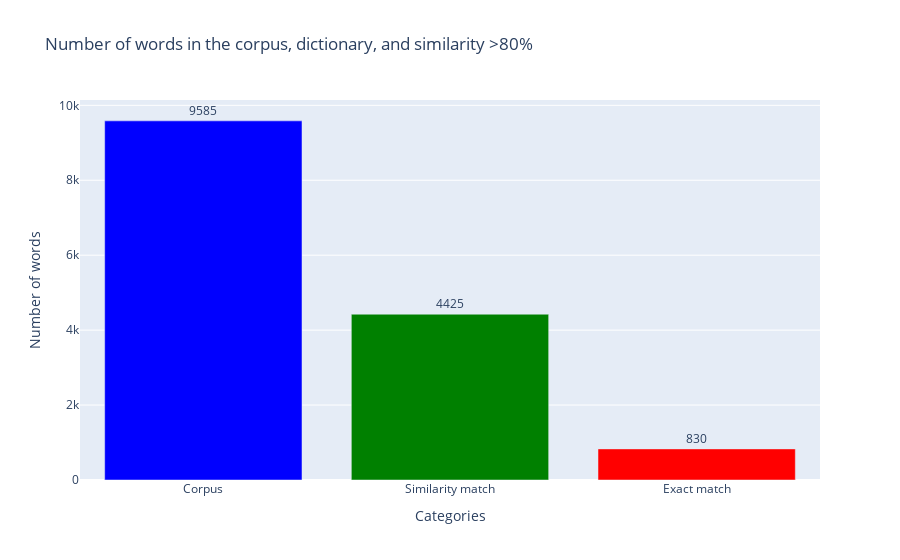

This figure's notebook cell:
### Code cell
import plotly.graph_objects as go
fig = go.Figure(data=[
    go.Bar(x=['Corpus', 'Similarity match', 'Exact match'],
           y=[len(unique_words), count_similarity_eighty, count],
           marker_color=['blue', 'green', 'red'])
])

for i, value in enumerate([len(unique_words), count_similarity_eighty, count]):
    fig.add_annotation(x=i, y=value + 10,
                       text=str(value),
                       showarrow=False,
                       yshift=10)

fig.update_layout(
    title='Number of words in the corpus, dictionary, and similarity >80%',
    xaxis_title='Categories',
    yaxis_title='Number of words',
)

### Figure 1 — Plotly figure (JSON) as saved in the notebook; plotly's stock layout.template omitted (floating-point values rounded to 4 significant figures)
{"data": [{"marker": {"color": ["blue", "green", "red"]}, "type": "bar", "x": ["Corpus", "Similarity match", "Exact match"], "y": [9585, 4425, 830]}], "layout": {"annotations": [{"showarrow": false, "text": "9585", "x": 0, "y": 9595, "yshift": 10}, {"showarrow": false, "text": "4425", "x": 1, "y": 4435, "yshift": 10}, {"showarrow": false, "text": "830", "x": 2, "y": 840, "yshift": 10}], "title": {"text": "Number of words in the corpus, dictionary, and similarity >80%"}, "xaxis": {"title": {"text": "Categories"}}, "yaxis": {"title": {"text": "Number of words"}}}}
